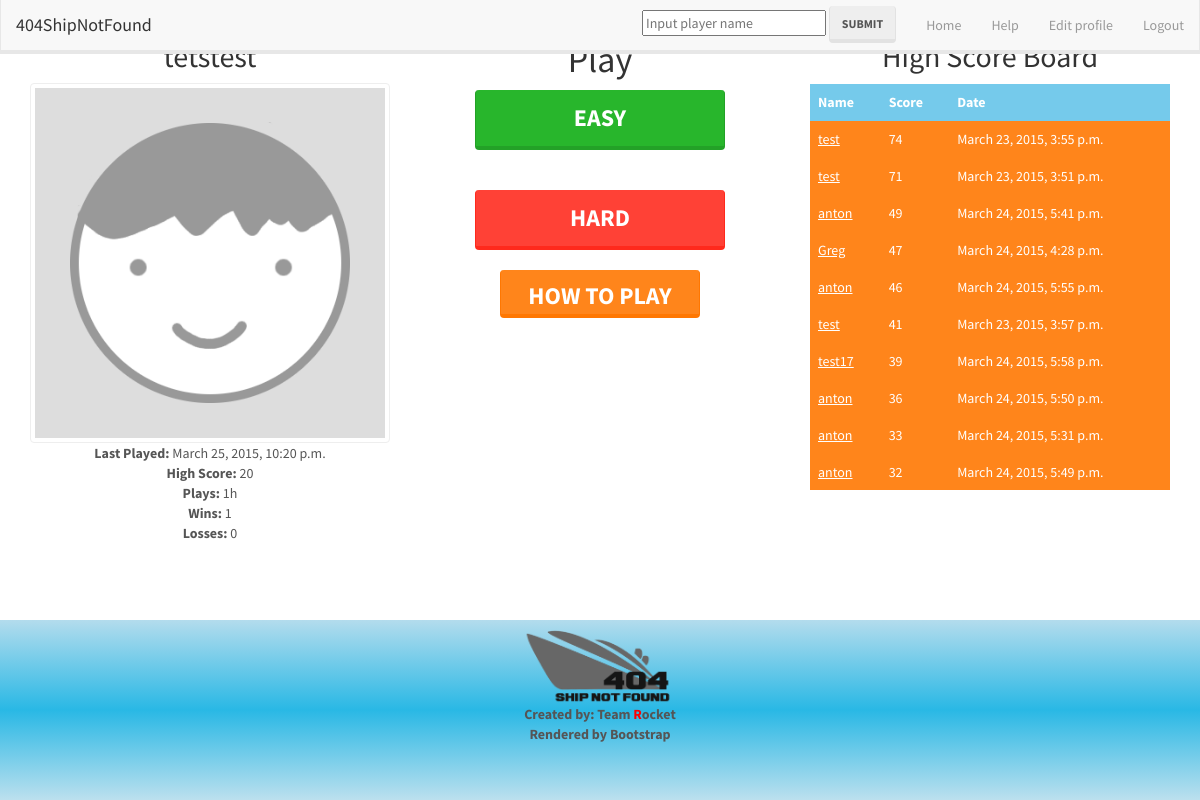
The page /home/ (signed in) on the database its author committed.
### _404shipnotfound/models.py (models this page shows, shortened)
class UserProfile(models.Model):
    user = models.OneToOneField(User)
    high_score = models.IntegerField(default=0)
    picture = models.ImageField(upload_to='profile_images', blank=True)

class Game(models.Model):
    user = models.ForeignKey(User)
    score = models.IntegerField(default=0)
    date = models.DateTimeField(auto_now_add=True)
    win = models.BooleanField(default=False)

### _404shipnotfound/views.py (the view)
# urls.py: url(r'^home/', '_404shipnotfound.views.home', name='home'),
def home(request):
    list = Game.objects.order_by('-score')[:10]
    userprofile = " "
    games = 0
    wins = 0
    losses = 0
    high_score = 0
    max_date = "No games played yet."
    if request.user.is_authenticated():
        try:
            userprofile = UserProfile.objects.get(user = request.user)
            high_score = userprofile.high_score
        except UserProfile.DoesNotExist:
            pass
        flag = True;
        for game in Game.objects.all():
            if request.user == game.user:
                if flag:
                    max_date = game.date
                    flag = False
                if game.date > max_date:
                    max_date = game.date
                if game.win == True:
                    wins = wins + 1
                else:
                    losses = losses + 1
                games = games + 1
        return render(request, 'app/home.html', {"games" : list, "profile" : userprofile, "games_played" : games, "wins" : wins, "losses" : losses, "last_played": max_date, "high_score": high_score})
    return render(request, 'app/home.html', {"games" : list})

### templates/app/home.html (shortened to what this page needs)
{% extends 'app/base.html' %}
        {% block body_block %}
        <div>
            <br/>
            <div class = "col-md-4" align= "center" border>
                {% if user.is_authenticated %}
                    <h2>{{user.username}}</h2>
                    <img alt = "User's photo" src = "{{profile.picture.url}}" class = "img-thumbnail">
                    <p><b>Last Played:</b> {{ last_played }} <br/>
                        <b> High Score:</b> {{ high_score }} <br/>
                        <b> Plays:</b> {{ games_played }}h<br/>
                        <b> Wins:</b> {{ wins }}<br/>
                        <b> Losses:</b> {{ losses }}</p>
                {% else %}
                    <p>Not signed in</p>
                    <input class="btn btn-success" type="button" value="Log In" onClick= "window.location.href='/accounts/login/'">
                    <input class="btn btn-success" type="button" value="Register" onClick="window.location.href='/accounts/register/'">
                {% endif %}
            </div>
            <div class = "col-md-4" align = "center">
                <h1>Play</h1>
                <form>
                    <input class="btn btn-success" type="button" value="Easy" onClick="window.location.href='/play/1'"
                    style="width:250px; !important; height:60px !important; font-size:24px;">
                </form>
                <form>
                <br></br>
                    <input class="btn btn-danger" type="button" value="Hard" onClick="window.location.href='/play/2'"
                    style="width:250px; !important; height:60px !important; font-size:24px;">
                </form>
                <br/>
                <form>
                    <input class="btn btn-warning" type="button" value="How to play" onClick="window.location.href='/howToPlay'"
                    style="width:200px; height:48px ; font-size:24px;">
                </form>
            </div>
            <div class= "col-md-4" align = "center">
            {% if games %}
                <h2 align = "center">High Score Board</h2>
                <table id = "leaderboard" class="table table-hover">
                    <tr class="info">
                        <th>Name</th>
                        <th>Score</th>
                        <th>Date</th>
                    </tr>
                    {% for game in games %}
                         <tr class="warning">
                            <td><a href="{% url 'profile' game.user %}"> {{game.user}}</a></td>
                            <td>{{ game.score }}</td>
                            <td>{{ game.date }}</td>
                        </tr>
                    {% endfor %}
                </table>
            {% else %}
                <strong> No games found! </strong>
            {% endif %}
            </div>
        </div>
{% endblock %}

### static/css/style.css (style rules this page uses)
* { margin: 0; }
html, body { height: 100%; }

### rows shown on the page
UserProfile: picture (placeholder picture)
Game: date "March 25, 2015, 10:20 p.m."
Game: user "test", score "74", date "March 23, 2015, 3:55 p.m."
Game: user "test", score "71", date "March 23, 2015, 3:51 p.m."
Game: user "anton", score "49", date "March 24, 2015, 5:41 p.m."
Game: user "Greg", score "47", date "March 24, 2015, 4:28 p.m."
Game: user "anton", score "46", date "March 24, 2015, 5:55 p.m."
Game: user "test", score "41", date "March 23, 2015, 3:57 p.m."
Game: user "test17", score "39", date "March 24, 2015, 5:58 p.m."
Game: user "anton", score "36", date "March 24, 2015, 5:50 p.m."
Game: user "anton", score "33", date "March 24, 2015, 5:31 p.m."
Game: user "anton", score "32", date "March 24, 2015, 5:49 p.m."

### other values the page prints
{{ user.username }} "tetstest"
{{ high_score }} "20"
{{ games_played }} "1"
{{ wins }} "1"
{{ losses }} "0"
